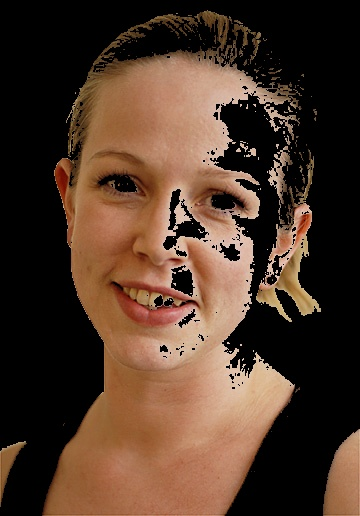
//> input picture programme/apprentissage/1.jpgImg_detecter.jpg, 360 x 516 px
$ ./DetectionPeau apprentissage/1.jpgImg_detecter.jpg   (built with g++ and OpenCV 4)
//> lines starting //> are read from the running program, lines starting //| are printed output that depends on the picture
/*

  Abdoul-Djalil OUSSEINI Hamza
        P22 IFI-2017-2019
   Cours   :  Vision par Ordinateur
              TP1


*/

#include <opencv2/core/core.hpp>
#include <opencv2/highgui/highgui.hpp>
#include <opencv2/imgproc/imgproc.hpp>
#include <stdlib.h>
#include <stdio.h>
#include <string.h>
#include <iostream>
#include <fstream>
#include <sstream>
#include <bits/basic_string.h>


// Definition des espaces de nom
using namespace cv;
using namespace std;

//Apprentissage: fonction pour calculer l'histogramme de l'image  peau
void histogra_Peau(Mat &histogr_Peau, double &nbPixelPeau, int nb_espace_couleur, int number_image_base);
//Apprentissage: fonction pour calculer l'histogramme de l'image  non peau
void histogra_NonPeau(Mat &histogr_NonPeau,double &nbPxNonPeau, int nb_espace_couleur, int number_image_base);
//Apprentissage: fonction pour normaliser l'hstogramme
void normalisationHistogramme(Mat &histogramme, double nbPx);
//Apprentissage: fonction pour faire le lissage de l'hstogramme
void lissage(Mat &histogramme,int nb_espace_couleur,int type );
//Apprentissage: fonction pourla detection de la peau suivant l'image
void detection_de_la_Peau (Mat &imageResult, const Mat histogr_Peau, const Mat histogr_NonPeau, string imageFileDect, int nb_espace_couleur, bool write);

/*
 *
 */

//Ecriture@defonctionprincipale
int main(int argc, char** argv) {

	//Initialisation: assigner le parametre -p --> le nombre de octet pour representer les images


	double nbPixelPeau (0); //variable contenant le nb de pixel peau
	double nbPxNonPeau (0);
	int nb_espace_couleur (4); // valeur de p utilisee par defaut
	int nbImageBase (25); // nombre d'image dans la base

	// construction du modele histogramme pour une image peau avec la fonction Mat histogr_Peau
	Mat histogr_Peau;
	histogra_Peau(histogr_Peau,nbPixelPeau, nb_espace_couleur, nbImageBase);

	// construction du modele histogramme pour une image non-peau
	Mat histogr_NonPeau;
	histogra_NonPeau(histogr_NonPeau,nbPxNonPeau, nb_espace_couleur, nbImageBase);

	// la fonction ci permet la normalisation de l'histogramme Peau
	normalisationHistogramme(histogr_Peau, nbPixelPeau);
        // la fonction ci permet la normalisation de l'histogramme Peau
	normalisationHistogramme(histogr_NonPeau, nbPxNonPeau);

	//Lissage afin d'ameliorer les qualites/la detectionl'histogramme
	lissage(histogr_Peau, nb_espace_couleur,1);
	lissage(histogr_NonPeau, nb_espace_couleur,2);

	// Faire l'evaluation des resultat (la phase d'apprentissage)
	float tauxBienDetecte;
	double nbPixelPeauBienDect = 0;


	// ********//

	if(argc==2){

		string fileName = (argv[1]);
		Mat img_Peau_base = imread(argv[1], CV_LOAD_IMAGE_COLOR);
		Mat img_Resultat;

					detection_de_la_Peau(img_Resultat, histogr_Peau, histogr_NonPeau, fileName, nb_espace_couleur,  false);
					imshow("Image_detecte", img_Resultat);
					//comparer

					double pxPeauBienDect (0);
					double pxPeauRef (0);
					double pxPeauDect (0);

					vector<Mat> planesResultBase;
					vector<Mat> planesPeauBase;
					split(img_Resultat, planesResultBase);
					split(img_Peau_base, planesPeauBase);

for (int i = 0; i < img_Resultat.rows; i++)
{
for (int j = 0; j < img_Resultat.cols; j++)
{
//ici on demande au programme de calculer le nombre de pixel Peau detecte dans chaque image apprentissage
if ((planesResultBase[0].at<uchar>(i,j) != 0) || (planesResultBase[1].at<uchar>(i,j) != 0) || (planesResultBase[2].at<uchar>(i,j) != 0))
{  pxPeauDect ++;
}
//et maintenant on calcule le nombre de pixel bien detecte dans chaque image apprentissage
if ((planesPeauBase[0].at<uchar>(i,j) != 0) || (planesPeauBase[1].at<uchar>(i,j) != 0) || (planesPeauBase[2].at<uchar>(i,j) != 0)) {
								pxPeauRef ++;
if ((planesResultBase[0].at<uchar>(i,j) != 0) || (planesResultBase[1].at<uchar>(i,j) != 0) || (planesResultBase[2].at<uchar>(i,j) != 0)) {
									pxPeauBienDect ++;
								}
							}

						}
					}
			cout << "Résultat de "<< fileName  <<endl;

			// La fonction suivante permet la detection de la peau
	 Mat imgDetectResult;
			cout << "Le pourcentage bien detecte est: " << (pxPeauBienDect / pxPeauRef) * 100<<"%" << endl;
	}
		else{  // Generer les resultats dans un fichier txt
	string apprentissageFileName = "ResultatApprentissage.txt";
	ofstream apprentissageTextFile(apprentissageFileName.data());

	if (apprentissageTextFile.is_open())
	{
		for (int l = 0; l < nbImageBase; l++) {
			stringstream fileImageBase;
			fileImageBase << "apprentissage/" << l + 1 << ".jpg";
			string fileName = fileImageBase.str();
			Mat img_Resultat;
			detection_de_la_Peau(img_Resultat, histogr_Peau, histogr_NonPeau, fileName, nb_espace_couleur,  false);

                        //comparer les images de la base non peau
			stringstream fileimg_Peau_base;
			fileimg_Peau_base << "images_peau/" << l + 1 << ".jpg";
			string fileNamePeauBase = fileimg_Peau_base.str();
			Mat img_Peau_base = imread(fileNamePeauBase, -1);
			if (!img_Peau_base.data) { // si on ne peut pas charger l'image
				cout << "Chargement impossible de l'image " << fileNamePeauBase << "..." << endl;
				continue;
			}
			if ((img_Resultat.cols != img_Peau_base.cols) || (img_Resultat.rows != img_Peau_base.rows)) {

				continue;
			}
			double pxPeauBienDect (0);
			double pxPeauRef (0);
			double pxPeauDect (0);

			vector<Mat> planesResultBase;
			vector<Mat> planesPeauBase;
			split(img_Resultat, planesResultBase);
			split(img_Peau_base, planesPeauBase);
			for (int i = 0; i < img_Resultat.rows; i++) {
				for (int j = 0; j < img_Resultat.cols; j++) {
					//calculer le nombre de pixel Peau detecte dans chaque image apprentissage
					if ((planesResultBase[0].at<uchar>(i,j) != 0) || (planesResultBase[1].at<uchar>(i,j) != 0) || (planesResultBase[2].at<uchar>(i,j) != 0)) {
						pxPeauDect ++;
					}
					//calculer le nombre de pixel bien detecte dans chaque image apprentissage
					if ((planesPeauBase[0].at<uchar>(i,j) != 0) || (planesPeauBase[1].at<uchar>(i,j) != 0) || (planesPeauBase[2].at<uchar>(i,j) != 0)) {
						pxPeauRef ++;
						if ((planesResultBase[0].at<uchar>(i,j) != 0) || (planesResultBase[1].at<uchar>(i,j) != 0) || (planesResultBase[2].at<uchar>(i,j) != 0)) {
							pxPeauBienDect ++;
						}
					}
				}
			}
			//calculer le nombre de pixels bien detecte dans tous les images apprentissage
			nbPixelPeauBienDect += pxPeauBienDect;
			//enregistrer dans le fichier text pour chaque image apprentissage
			apprentissageTextFile << fileName << '\r';
			apprentissageTextFile << "% Taux Pixel Peau bien detect: " << (pxPeauBienDect / pxPeauRef) * 100 << "%." << '\r';
			apprentissageTextFile << "% taux Pixel Peau correct: " << (pxPeauBienDect / pxPeauDect) * 100 << "%." << '\r';
		}
		apprentissageTextFile.close();
	}

	tauxBienDetecte = (nbPixelPeauBienDect / nbPixelPeau) * 100;
	cout << "Pourcentage bien detecte: " << tauxBienDetecte << "%." << endl;
	//Etape 4: detection de la peau
	Mat imgDetectResult;


	cout << "Le nombre de Pixel Peau: " << nbPixelPeau << endl;
	cout << "Le nombre de Pixel Non Peau: " << nbPxNonPeau << endl;

	cout << "Le Nb Pixel bien detecte est: " << nbPixelPeauBienDect << endl;

		}
	waitKey();

	return (EXIT_SUCCESS);
}
// On commence par calculer l'hstogramme de nos images apres la segmentation manuelle effectuee.
void histogra_Peau(Mat &histogr_Peau,double &nbPixelPeau, int nb_espace_couleur, int number_image_base) {
//> called with nb_espace_couleur = 4, number_image_base = 25

	int taille = pow(2, nb_espace_couleur);
	histogr_Peau = Mat::zeros(taille, taille, CV_64FC1);
	Mat imageHist = Mat::zeros(taille, taille, CV_8UC3);
	for (int l = 0; l < number_image_base; l++) {
		stringstream filename;
		filename << "images_peau/" << l + 1 << ".jpg";
		string fname = filename.str();


                //chargement de l'image
                 Mat image_peau = imread(fname, -1);
//> 1.jpg cannot be read in this run, so this picture is empty
		if (!image_peau.data) {  //si ca echoue ??
			cout << "chargement de l'image a echoue " << fname << "..." << endl;
			continue;
		}

		//Conversion des espaces de couleurs RVB --> L*A*B
                // Le code de onversion CV_BGR2Lab dans l'espace lab . Dans chaque cas, nous convertissons l'ensemble des images de
               // l'espace de couleurs RGB à l’espace de couleur Lab
                 Mat imageLAB;
		cvtColor(image_peau, imageLAB, CV_RGB2Lab);
		vector<Mat> planesLAB;
		split(imageLAB, planesLAB);
		//reduire l'espace de couleur
		for (int i = 0; i < imageLAB.rows; i++) {
			for (int j = 0; j < imageLAB.cols; j++) {
				for (int p = 1; p < 3; p++) {
					planesLAB[p].at<uchar>(i,j) = planesLAB[p].at<uchar>(i,j) / pow(2, (8 - nb_espace_couleur));
				}
			}
		}
		merge(planesLAB, imageLAB);
		vector<Mat> planesPeau;
		split(image_peau, planesPeau);

		//Construction de la matrice qui va contenir l'histogramme peau
		for (int i = 0; i < imageLAB.rows; i ++) {
			for (int j = 0; j < imageLAB.cols; j++) {

				if (planesPeau[0].at<uchar>(i,j) == 0 && planesPeau[1].at<uchar>(i,j) == 0 && planesPeau[2].at<uchar>(i,j) == 0) {
					continue;
				}
				else {
					nbPixelPeau++;
					int x = planesLAB[1].at<uchar>(i,j);
					int y = planesLAB[2].at<uchar>(i,j);
					histogr_Peau.at<double>(x,y) = histogr_Peau.at<double>(x,y) + 1;
				}
			}
		}
	}
	//Affichage de l'histogramme de peau
	double maxHist;
	minMaxLoc(histogr_Peau, NULL, &maxHist);

	int ratio = maxHist/256;
	vector<Mat> planesHist;
	split(imageHist, planesHist);
	for (int i = 0; i < imageHist.rows; i++) {
		for (int j = 0; j < imageHist.cols; j++) {
			planesHist[0].at<uchar>(i,j) = planesHist[1].at<uchar>(i,j) = planesHist[2].at<uchar>(i,j) = histogr_Peau.at<double>(i,j) / ratio;
		}
	}
	merge(planesHist, imageHist);
	Mat imageResize;
	resize(imageHist, imageResize, cvSize(256, 256));
	imwrite("histogr_Peau.png", imageResize); //Sauvergarde de l'histo dans la base
	namedWindow("Histogramme Peau", 1);
	imshow("Histogramme Peau", imageResize);// Affichage de l'hsto a l'ecran


}

// // calculer l'hstogramme des images non-peau apres la segmentation manuelle effectuee.
void histogra_NonPeau(Mat &histogr_NonPeau,double &nbPxNonPeau, int nb_espace_couleur, int number_image_base) {
//> called with nb_espace_couleur = 4, number_image_base = 25
	int sizeHist = pow(2, nb_espace_couleur);
	histogr_NonPeau = Mat::zeros(sizeHist, sizeHist, CV_64FC1);
	Mat imageHist = Mat::zeros(sizeHist, sizeHist, CV_8UC3);

	for (int l = 0; l < number_image_base; l++) {
		stringstream filename;
		filename << "images_non_peau/" << l + 1 << ".jpg";
		string fname = filename.str();
		//Chargement de l'image
		Mat image_peau = imread(fname, -1);
//> 1.jpg cannot be read in this run, so this picture is empty
		if (!image_peau.data) {
			cout << "Impossible de charger " << fname << "..." << endl;
			continue;
		}

		//Conversion de RVB --> LAB avec le code de conversion CV_RGB2Lab
		Mat imageLAB;
		cvtColor(image_peau, imageLAB, CV_RGB2Lab);
		vector<Mat> planesLAB;
		split(imageLAB, planesLAB);

		//réduction de l'espace des valeurs des pixels de 256*256*256
		for (int i = 0; i < imageLAB.rows; i++) {
			for (int j = 0; j < imageLAB.cols; j++) {
				for (int p = 1; p < 3; p++) {
					planesLAB[p].at<uchar>(i,j) = planesLAB[p].at<uchar>(i,j) / pow(2, (nb_espace_couleur));
				}
			}
		}
		merge(planesLAB, imageLAB);
		vector<Mat> planesPeau;
		split(image_peau, planesPeau);

		//Construire de la matrice qui va contenir l'histogramme peau
		for (int i = 0; i < imageLAB.rows; i ++) {
			for (int j = 0; j < imageLAB.cols; j++) {
				if (planesPeau[0].at<uchar>(i,j) == 0 && planesPeau[1].at<uchar>(i,j) == 0 && planesPeau[2].at<uchar>(i,j) == 0) {
					continue;
				}
				else {
					nbPxNonPeau++;
					int x = planesLAB[1].at<uchar>(i,j);
					int y = planesLAB[2].at<uchar>(i,j);
					histogr_NonPeau.at<double>(x,y) = histogr_NonPeau.at<double>(x,y) + 1;
				}
			}
		}
	}

	//Affichage des differents histogrammes de peau
	double maxHist;
	minMaxLoc(histogr_NonPeau, NULL, &maxHist);
	int ratio = maxHist/256;
	vector<Mat> planesHist;
	split(imageHist, planesHist);
	for (int i = 0; i < imageHist.rows; i++) {
		for (int j = 0; j < imageHist.cols; j++) {
			planesHist[0].at<uchar>(i,j) = planesHist[1].at<uchar>(i,j) = planesHist[2].at<uchar>(i,j) = histogr_NonPeau.at<double>(i,j) / ratio;
		}
	}
	merge(planesHist, imageHist);
	Mat imageResize;
	resize(imageHist, imageResize, cvSize(256, 256));
	imwrite("histogr_NonPeau.png", imageResize); //Sauvegarder l'histogramme de non peau
	namedWindow("Histogramme Non Peau", 1);
	imshow("Histogramme Non Peau", imageResize); // affichage de l'histogramme de non peau

}

//Apprentissage: fonction pour normaliser l'hstogramme
void normalisationHistogramme (Mat &histogramme, double nbPx) {
//> called with nbPx = 0
	for (int i = 0; i < histogramme.rows; i++) {
		for (int j = 0; j < histogramme.cols; j++) {
			histogramme.at<double>(i,j) = histogramme.at<double>(i,j) / nbPx;
		}
	}
//> further down, img_Peau_base is the input picture: 516 rows x 360 cols, CV_8UC3; mean B, G, R 41.6, 56.3, 79.4
}

//Apprentissage: fonction de detection de l'hstogramme
void detection_de_la_Peau (Mat &imageResult, const Mat histogr_Peau, const Mat histogr_NonPeau, string imageFileDect, int nb_espace_couleur,   bool write) {
//> called with imageFileDect = "apprentissage/1.jpgImg_detecter.jpg", nb_espace_couleur = 4, write = false
	Mat imageDectRGB = imread(imageFileDect, -1);
	if (!imageDectRGB.data) {
		cout << "Impossible de charger l' image " << imageFileDect << "..." << endl;
		return;
	}
	Mat imageDect;
	cvtColor(imageDectRGB, imageDect, CV_RGB2Lab);
//> imageDect: 516 rows x 360 cols, CV_8UC3; mean of channels 0, 1, 2 59.5, 129.5, 114.1
	vector<Mat> planesDect;
	vector<Mat> planesDectRGB;
	split(imageDectRGB, planesDectRGB);
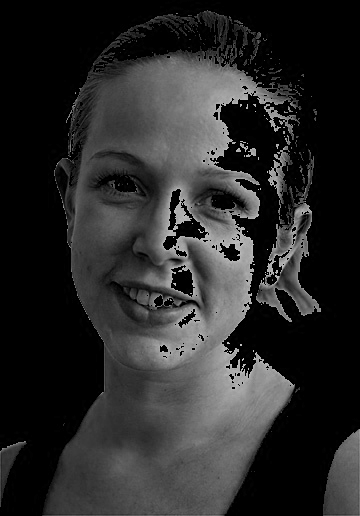
//> planesDectRGB[0]: 516 rows x 360 cols, CV_8UC1; min 0, max 205, mean 41.6
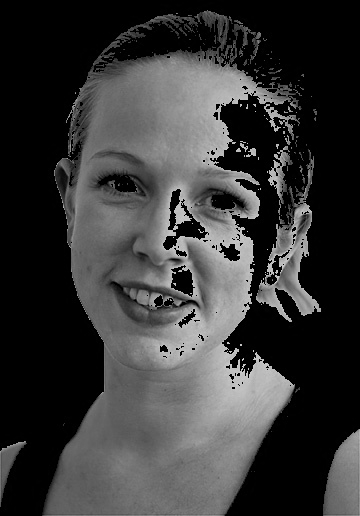
//> planesDectRGB[1]: 516 rows x 360 cols, CV_8UC1; min 0, max 212, mean 56.3
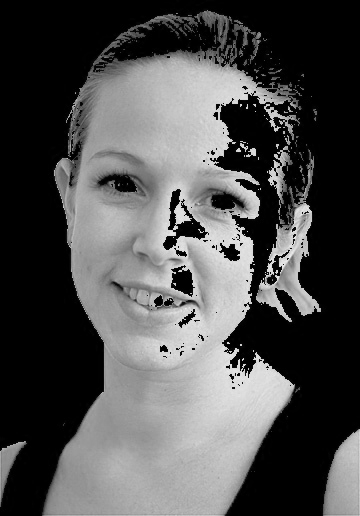
//> planesDectRGB[2]: 516 rows x 360 cols, CV_8UC1; min 0, max 237, mean 79.4
	split(imageDect, planesDect);
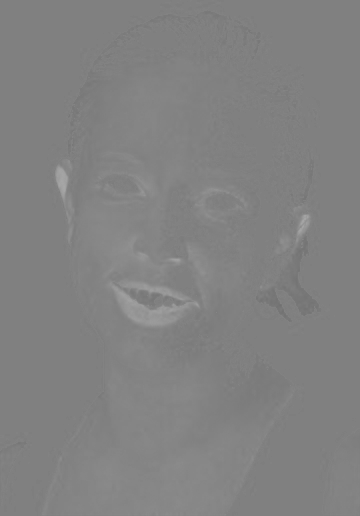
//> planesDect[1]: 516 rows x 360 cols, CV_8UC1; min 113, max 167, mean 129.5
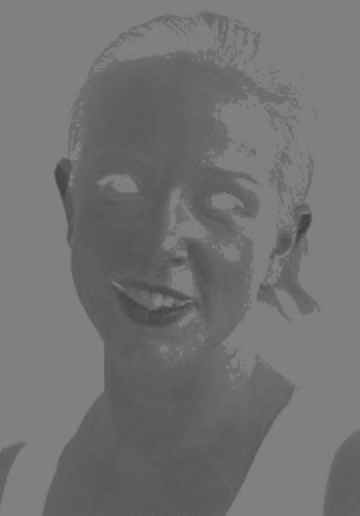
//> planesDect[2]: 516 rows x 360 cols, CV_8UC1; min 64, max 131, mean 114.1
	for (int i = 0; i < imageDect.rows; i++) {
		for (int j = 0; j < imageDect.cols; j++) {
			for (int p = 1; p < 3; p++) {
				planesDect[p].at<uchar>(i,j) = planesDect[p].at<uchar>(i,j) / pow(2, (8 - nb_espace_couleur));
			}
		}
	}
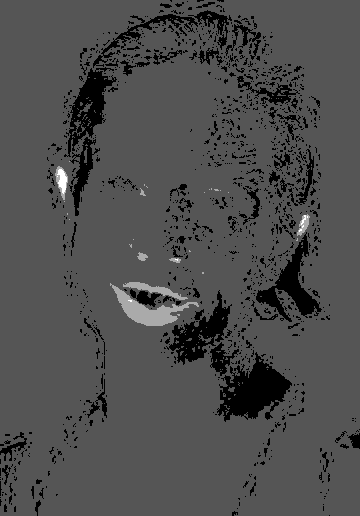
//> planesDect[1]: 516 rows x 360 cols, CV_8UC1; min 7, max 10, mean 7.91; drawn with min black and max white
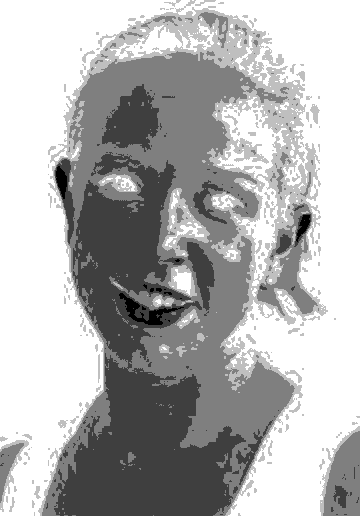
//> planesDect[2]: 516 rows x 360 cols, CV_8UC1; min 4, max 8, mean 6.81; drawn with min black and max white
	merge(planesDect, imageDect);
//> imageDect: 516 rows x 360 cols, CV_8UC3; mean of channels 0, 1, 2 59.5, 7.9, 6.8

	imageResult = Mat::zeros(imageDectRGB.size(), imageDectRGB.type());
	vector<Mat> planesResult;
	split(imageResult, planesResult);
	for (int i = 0; i < imageDect.rows; i++) {
		for (int j = 0; j < imageDect.cols; j++) {


			//calculer la probabilite
/*
  Après l'obtention des histogrammes de couleurs de pixels de peau et de non-
  peau, nous calculons la probabilité conditionnelle pour chaque couleur sachant que
  cette couleur est une couleur de peau ou non
   Dans cette étape nous calculons pour chacun des pixels de notre base d'images et
selon chaque combinaison d'axes, la probabilité qu'il soit un pixel de peau

*/
			int x = planesDect[1].at<uchar>(i,j);
			int y = planesDect[2].at<uchar>(i,j);
			if  (histogr_Peau.at<double>(x,y) > histogr_NonPeau.at<double>(x,y)){
				for (int p = 0; p < 3; p++) {
					planesResult[p].at<uchar>(i,j) = planesDectRGB[p].at<uchar>(i,j);
				}
			}
		}
	}
//> the loop in main, `for (int i = 0; i < img_Resultat.rows; i++)` made 516 passes
//> pxPeauRef on passes 1 to 3: 52, 93, 145
//> after the loop in main, `for (int i = 0; i < img_Resultat.rows; i++)`: pxPeauDect = 0; pxPeauRef = 113998; pxPeauBienDect = 0
//| Le pourcentage bien detecte est: 0%
	merge(planesResult, imageResult);
	imwrite(imageFileDect.append("Img_detecter.jpg"), imageResult);
	if (write) {
		namedWindow("Resultat Detection", 1);
		imshow("Resultat Detection", imageResult);

	}
}
  //   La fonction ci permet de faire le lissage de l'histogramme, afin d'ameliorer la qualite de la detection
void lissage(Mat &histogramme,int nb_espace_couleur, int type ){
	int sizeHist = pow(2, nb_espace_couleur);
	Mat a=histogramme;
	int max=0;
	//moyenne de la valeur du pixel avec les valeurs des voisins
	for (int i = 1; i < sizeHist; i++) {
	for (int j = 1; j < sizeHist; j++) {
	histogramme.at<double>(i,j)=    (a.at<double>(i-1,j-1)    +a.at<double>(i-1,j)    +a.at<double>(i-1,j+1)
					+a.at<double>(i,j-1)      +a.at<double>(i,j)      +a.at<double>(i,j+1)
					+a.at<double>(i+1,j-1)    +a.at<double>(i+1,j)    +a.at<double>(i+1,j+1))/9;

		}
	}
	//determination de la plus grande valeur max possible de l'histogramme
	for (int i = 0; i < sizeHist; i++)
		for (int j = 0; j < sizeHist; j++) {
			if (histogramme.at<double>(i,j) > max)
				max = histogramme.at<double>(i,j);
		}
	Mat histo;
	resize(histogramme, histo, cvSize(256, 256));

}
